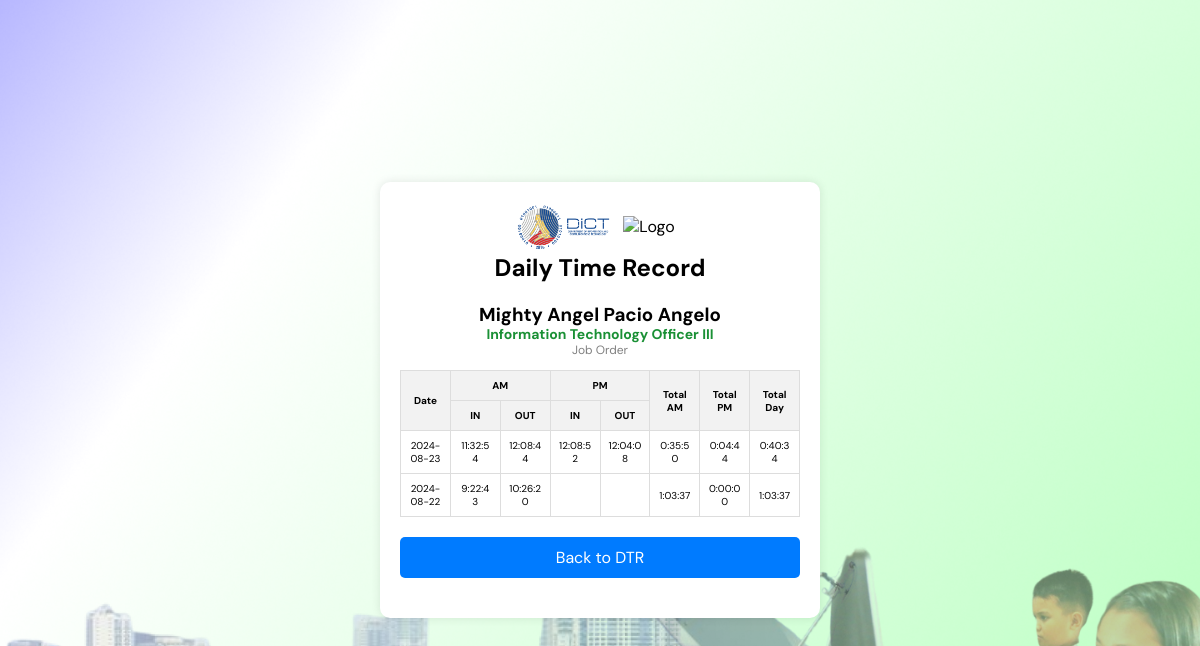
/view_history.php (signed in), run on the app's committed database.
### tables this page shows
CREATE TABLE `users` (
  `username` varchar(255) NOT NULL,
  `fullname` varchar(255) NOT NULL,
  `contract` varchar(255) DEFAULT NULL,
  `position` varchar(255) DEFAULT NULL,
  `password` varchar(255) NOT NULL
);

CREATE TABLE `august2024` (
  `username` varchar(255) NOT NULL,
  `fullname` varchar(255) NOT NULL,
  `date` date NOT NULL,
  `am_time_in` time DEFAULT NULL,
  `am_time_out` time DEFAULT NULL,
  `pm_time_in` time DEFAULT NULL,
  `pm_time_out` time DEFAULT NULL,
  `remarks` varchar(255) DEFAULT NULL
);

### view_history.php (the view, shortened to what this page needs)
<?php
include 'connection.php';
$username = $_SESSION['username'];
$stmt = $conn->prepare("SELECT fullname, contract, position FROM users WHERE username = ?");
$stmt->bind_param("s", $username);
$stmt->execute();
$stmt->bind_result($full_name, $contract, $position);
$today_date = date("Y-m-d");
$sql_check_today = "SELECT COUNT(*) FROM august2024 WHERE username = ? AND date = ?";
$stmt_check_today = $conn->prepare($sql_check_today);
$stmt_check_today->bind_param("ss", $username, $today_date);
$stmt_check_today->execute();
$stmt_check_today->bind_result($record_count);
$limit = 5;
$page = isset($_GET['page']) ? (int)$_GET['page'] : 1;
$offset = ($page - 1) * $limit;
$sql_records = "SELECT * FROM august2024 WHERE username = ? ORDER BY DATE DESC LIMIT ? OFFSET ?";
$stmt_records = $conn->prepare($sql_records);
$stmt_records->bind_param("sii", $username, $limit, $offset);
$stmt_records->execute();
$result_records = $stmt_records->get_result();
function calculate_hours($start_time, $end_time)
{
    $start = new DateTime($start_time);
    $end = new DateTime($end_time);
    $interval = $start->diff($end);
    $total_hours = $interval->h + ($interval->i / 60) + ($interval->s / 3600);
    return min($total_hours, 5.00);
}
function calculate_time_difference($start_time, $end_time)
{
    $start = new DateTime($start_time);
    $end = new DateTime($end_time);
    $interval = $start->diff($end);
    return ($interval->h * 3600) + ($interval->i * 60) + $interval->s;
}
function calculate_am_late($am_in)
{
    $standard_am_in = "08:00";
    return calculate_time_difference($standard_am_in, $am_in);
}
function calculate_pm_late($pm_in)
{
    $standard_pm_in = "13:00";
    if (new DateTime($pm_in) <= new DateTime($standard_pm_in)) {
        return 0;
    }
    return calculate_time_difference($standard_pm_in, $pm_in);
}
function convert_to_12_hour_format($time_string)
{
    if (empty($time_string)) {
        return '';
    }
    $time = DateTime::createFromFormat('H:i:s', $time_string);
    return $time->format('g:i:s');
}
$records = [];
while ($row = $result_records->fetch_assoc()) {
    $am_late = !empty($row['am_time_in']) ? calculate_am_late($row['am_time_in']) : 0;
    $pm_late = !empty($row['pm_time_in']) ? calculate_pm_late($row['pm_time_in']) : 0;
    $am_total = !empty($row['am_time_in']) && !empty($row['am_time_out']) ? calculate_hours($row['am_time_in'], $row['am_time_out']) : 0.00;
    $pm_total = !empty($row['pm_time_in']) && !empty($row['pm_time_out']) ? calculate_hours($row['pm_time_in'], $row['pm_time_out']) : 0.00;
    $total_day_hours = $am_total + $pm_total;
    $total_ut_late = $am_late + $pm_late;
    $row['am_time_in'] = convert_to_12_hour_format($row['am_time_in']);
    $row['am_time_out'] = convert_to_12_hour_format($row['am_time_out']);
    $row['pm_time_in'] = convert_to_12_hour_format($row['pm_time_in']);
    $row['pm_time_out'] = convert_to_12_hour_format($row['pm_time_out']);
    $row['total_am'] = sprintf("%d:%02d:%02d", floor($am_total), ($am_total * 60) % 60, ($am_total * 3600) % 60);
    $row['total_pm'] = sprintf("%d:%02d:%02d", floor($pm_total), ($pm_total * 60) % 60, ($pm_total * 3600) % 60);
    $row['total_day'] = sprintf("%d:%02d:%02d", floor($total_day_hours), ($total_day_hours * 60) % 60, ($total_day_hours * 3600) % 60);
    $row['ut_late'] = sprintf(
        "%d:%02d:%02d",
        floor($total_ut_late / 3600),
        ($total_ut_late % 3600) / 60,
        $total_ut_late % 60
    );
    $records[] = $row;
}
?>
<!DOCTYPE html>
<html>
<head>
    <link rel="stylesheet" type="text/css" href="style.css?v=1.0">
    <link rel="stylesheet" href="https://cdnjs.cloudflare.com/ajax/libs/font-awesome/6.4.0/css/all.min.css">
    <link rel="stylesheet" href="https://unpkg.com/leaflet@1.7.1/dist/leaflet.css" />
</head>
<body>
    <div class="container">
        <div class="logos">
            <img src="images/DICT-Logo-Final.png" alt="Logo">
            <img src="images/bagong-fil.png" alt="Logo" id="bagongfil">
        </div>
        <div class="title">
            <h2>Daily Time Record</h2>
        </div>
        <div class="user">
            <h3><?php echo htmlspecialchars($full_name); ?></h3>
            <h4><?php echo htmlspecialchars($position); ?></h4>
            <p style="margin-top: -20px; color: gray; font-size: 12px;"><?php echo htmlspecialchars($contract); ?></p>
        </div>
        <table class="dtr-table">
            <thead>
                <tr>
                    <th rowspan="2">Date</th>
                    <th colspan="2">AM</th>
                    <th colspan="2">PM</th>
                    <?php if ($contract == 'Plantilla'): ?>
                        <th rowspan="2">UT/Late</th>
                    <?php else: ?>
                        <th rowspan="2">Total AM</th>
                        <th rowspan="2">Total PM</th>
                        <th rowspan="2">Total Day</th>
                    <?php endif; ?>
                </tr>
                <tr>
                    <th>IN</th>
                    <th>OUT</th>
                    <th>IN</th>
                    <th>OUT</th>
                </tr>
            </thead>
            <tbody>
                <?php if (!empty($records)): ?>
                    <?php foreach ($records as $record): ?>
                        <tr>
                            <td id="currentDate"><?php echo htmlspecialchars($record['date']); ?></td>
                            <td><?php echo htmlspecialchars($record['am_time_in']); ?></td>
                            <td><?php echo htmlspecialchars($record['am_time_out']); ?></td>
                            <td><?php echo htmlspecialchars($record['pm_time_in']); ?></td>
                            <td><?php echo htmlspecialchars($record['pm_time_out']); ?></td>
                            <?php if ($contract == 'Plantilla'): ?>
                                <td><?php echo htmlspecialchars($record['ut_late']); ?></td>
                            <?php else: ?>
                                <td><?php echo htmlspecialchars($record['total_am']); ?></td>
                                <td><?php echo htmlspecialchars($record['total_pm']); ?></td>
                                <td><?php echo htmlspecialchars($record['total_day']); ?></td>
                            <?php endif; ?>
                        </tr>
                    <?php endforeach; ?>
                <?php else: ?>
                    <tr>
                        <td colspan="8">No records found</td>
                    </tr>
                <?php endif; ?>
            </tbody>
        </table>
        <a href="dtr.php" class="back-button">Back to DTR</a>
    </div>
</body>
</html>

### style.css (style rules this page uses)
body { font-family: "DM Sans", sans-serif; margin: 0; padding: 0; height: 100vh; background-image: url("images/DICT-bg.png"); background-size: cover; background-position: center; display: flex; align-items: center; justify-content: center; }
.container { background-color: #fff; padding: 20px; border-radius: 10px; box-shadow: 0 0 10px rgba(0, 0, 0, 0.1); width: 100%; max-width: 400px; text-align: left; }
.title { display: flex; align-items: center; justify-content: center; }
.logos { display: flex; align-items: center; justify-content: center; }
.logos img { max-height: 50px; margin-right: 10px; }
#bagongfil { max-height: 70px; margin-right: 10px; }
h2 { margin: 0; }
.user { display: flex; align-items: center; justify-content: center; flex-direction: column; }
.user h4 { font-size: 14px; color: #1a9035; margin-top: -20px; }
.dtr-table { width: 100%; border-collapse: collapse; margin-bottom: 20px; table-layout: fixed; overflow-x: auto; }
.dtr-table th, .dtr-table td { word-wrap: break-word; border: 1px solid #ddd; padding: 8px; text-align: center; font-size: 10px; }
.dtr-table th { background-color: #f2f2f2; }
.back-button { display: block; margin: 20px auto; padding: 10px 20px; text-align: center; color: #fff; background-color: #007bff; border: none; border-radius: 5px; text-decoration: none; font-size: 16px; }
p { margin-top: 10px; color: green; }

### data on the page
users: fullname "Mighty Angel Pacio Angelo", position "Information Technology Officer III", contract "Job Order"
august2024: date "2024-08-23", am_time_in "11:32:54", am_time_out "12:08:44", pm_time_in "12:08:52", pm_time_out "12:04:08", total_am "0:35:50", total_pm "0:04:44", total_day "0:40:34"
august2024: date "2024-08-22", am_time_in "9:22:43", am_time_out "10:26:20", total_am "1:03:37", total_pm "0:00:00", total_day "1:03:37"
